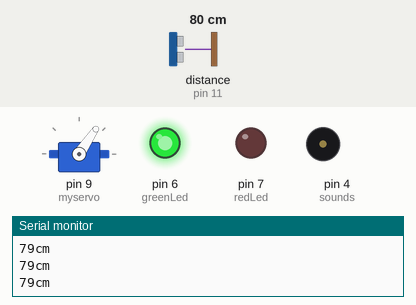
Simulated run of this sketch. Board: Arduino Uno, built with avr-gcc and run on an emulated ATmega328P. Parts: servo, output pins drawn as LEDs (lit = HIGH), buzzer (waves = sounding), the last lines printed to the serial monitor. Wiring (inferred from the names in the program): ultrasonic range finder: trigger pin 12; echo pin 11. The inputs (shaded band) are chosen by the test bench; at power-on: distance to the obstacle (sensor on pin 11) 80 cm. The echo pulse lasts 58.3 µs per cm; pins used as bus, display or sensor lines are not drawn.

Above: at 1.2 s.
1.3 s: distance to the obstacle (sensor on pin 11) set to 2 cm
At 4.23 s:
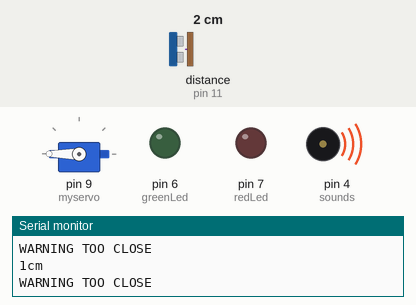
4.3 s: distance to the obstacle (sensor on pin 11) set to 60 cm
At 5.0 s:
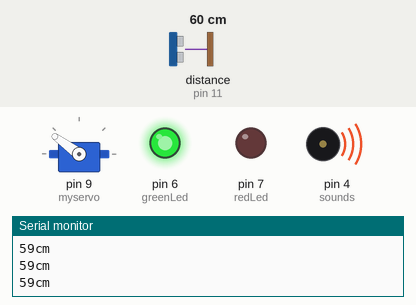
7.3 s: distance to the obstacle (sensor on pin 11) set to 4 cm
At 7.9 s:
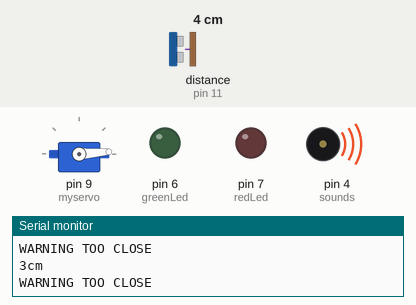
10.3 s: distance to the obstacle (sensor on pin 11) set to 299 cm
At 11.1 s:
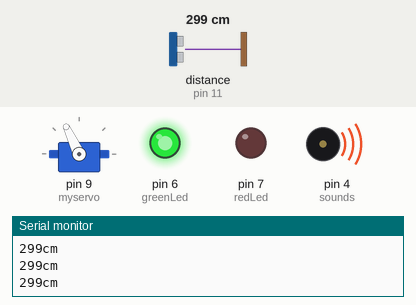
13.3 s: distance to the obstacle (sensor on pin 11) set to 18 cm
16.3 s: distance to the obstacle (sensor on pin 11) set to 120 cm
Timing chart, 0 to 20.3 s (numbered marks = the images above; inputs shaded):
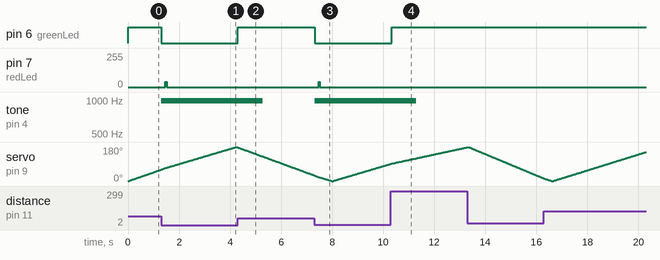

The sketch:

Servo.ino
```cpp
#include <Servo.h>

Servo myservo;
int pos = 0;
int trigpin = 12;
int  echopin = 11;
int  redLed = 7;
int  greenLed = 6;
int sounds = 4;
void setup() {
  Serial.begin(9600);
  myservo.attach(9);
  pinMode(trigpin,OUTPUT);
  pinMode(echopin,INPUT);
  pinMode(redLed,OUTPUT);
  pinMode(greenLed,OUTPUT);
  pinMode(sounds,OUTPUT);
}

void loop() {
  int duration , distance;
  digitalWrite(greenLed,HIGH);
  for (pos = 0; pos <= 180; pos += 1) {
    myservo.write(pos);
    digitalWrite(trigpin,HIGH);
    delayMicroseconds(1000);
    digitalWrite(trigpin,LOW);
    duration = pulseIn(echopin,HIGH);
    distance = (duration/2) / 29.1;
    if(distance <= 10){
      digitalWrite(greenLed,LOW);
      digitalWrite(redLed,HIGH);
      digitalWrite(sounds,HIGH);
      Serial.println("WARNING TOO CLOSE");
      tone(sounds,988,1000);
     // delay(50);
      digitalWrite(redLed,LOW);
      digitalWrite(sounds,LOW);
    }else{
      digitalWrite(greenLed,HIGH);
      digitalWrite(redLed,LOW);
    }
    Serial.print(distance);
    Serial.println("cm");
    delay(15);
  }
  for (pos = 180; pos >= 0; pos -= 1) {
    myservo.write(pos);
    digitalWrite(trigpin,HIGH);
    delayMicroseconds(1000);
    digitalWrite(trigpin,LOW);
    duration = pulseIn(echopin,HIGH);
    distance = (duration/2) / 29.1;
    if(distance <= 10){
      digitalWrite(greenLed,LOW);
      digitalWrite(redLed,HIGH);
      digitalWrite(sounds,HIGH);
      Serial.println("WARNING TOO CLOSE");
      tone(sounds,988,1000);
     // delay(50);
      digitalWrite(redLed,LOW);
      digitalWrite(sounds,LOW);
    }else{
      digitalWrite(greenLed,HIGH);
      digitalWrite(redLed,LOW);
    }
    Serial.print(distance);
    Serial.println("cm");
    delay(15);
  }

}
```

Measured:
- after the input at 1.3 s, pin 6 (greenLed): HIGH → LOW at once; pin 7 (redLed): 0/255 → 39/255 after 0.16 s, → 0/255 0.05 s later; tone on pin 4 (sounds): silent → 988 Hz at once
- after the input at 4.3 s, pin 6 (greenLed): LOW → HIGH at once; tone on pin 4 (sounds): 988 Hz → silent after 0.98 s
- after the input at 7.3 s, pin 6 (greenLed): HIGH → LOW at once; pin 7 (redLed): 0/255 → 38/255 after 0.17 s, → 0/255 0.05 s later; tone on pin 4 (sounds): silent → 988 Hz at once
- after the input at 10.3 s, pin 6 (greenLed): LOW → HIGH at once; tone on pin 4 (sounds): 988 Hz → silent after 0.99 s
